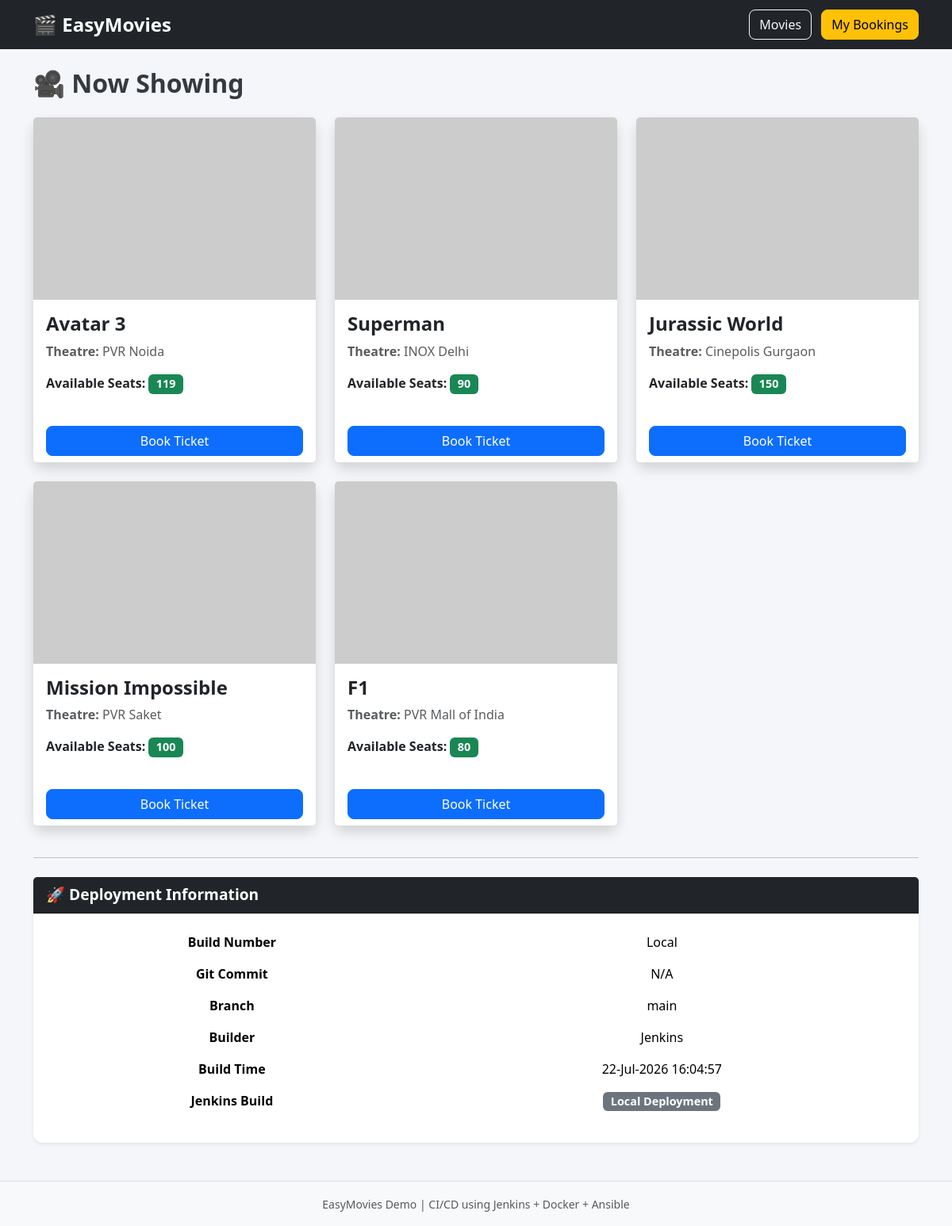
The page / on the database its author committed.
### tables this page shows
CREATE TABLE movies (
            id INTEGER PRIMARY KEY AUTOINCREMENT,
            name TEXT NOT NULL,
            theatre TEXT NOT NULL,
            available_seats INTEGER NOT NULL
        );

### app.py (the view)
@app.route("/")
def home():
    movies = get_movies()
    build_info = {
        "build_number": os.getenv("BUILD_NUMBER", "Local"),
        "branch": os.getenv("GIT_BRANCH", "main"),
        "git_commit": os.getenv("GIT_COMMIT", "N/A")[:7],
        "build_url": os.getenv("BUILD_URL", ""),
        "builder": os.getenv("BUILD_USER", "Jenkins"),
        "build_time": os.getenv(
            "BUILD_TIME",
            datetime.now().strftime("%d-%b-%Y %H:%M:%S")
        )
    }
    return render_template(
        "index.html",
        movies=movies,
        build_info=build_info
    )

### database.py (called while the page is built)
def get_connection():
    conn = sqlite3.connect(DB_NAME)
    conn.row_factory = sqlite3.Row
    return conn

def get_movies():
    conn = get_connection()
    movies = conn.execute(
        "SELECT * FROM movies ORDER BY id"
    ).fetchall()
    conn.close()
    return movies

### templates/index.html
{% extends "base.html" %}
{% block content %}
<h2 class="mb-4">
    🎥 Now Showing
</h2>
<div class="row">
    {% for movie in movies %}
    <div class="col-md-4 mb-4">
        <div class="card shadow h-100">
            <img src="https://picsum.photos/400/250?random={{ movie.id }}"
                 class="card-img-top"
                 alt="Movie">
            <div class="card-body">
                <h4 class="card-title">
                    {{ movie.name }}
                </h4>
                <p class="text-muted">
                    <strong>Theatre:</strong>
                    {{ movie.theatre }}
                </p>
                <p>
                    <strong>Available Seats:</strong>
                    <span class="badge bg-success">
                        {{ movie.available_seats }}
                    </span>
                </p>
            </div>
            <div class="card-footer bg-white border-0">
                {% if movie.available_seats > 0 %}
                <a href="/book/{{ movie.id }}"
                   class="btn btn-primary w-100">
                    Book Ticket
                </a>
                {% else %}
                <button class="btn btn-secondary w-100" disabled>
                    House Full
                </button>
                {% endif %}
            </div>
        </div>
    </div>
    {% endfor %}
</div>
<hr>
<div class="card mt-4 shadow-sm">
    <div class="card-header bg-dark text-white">
        🚀 Deployment Information
    </div>
    <div class="card-body">
        <table class="table table-borderless">
            <tr>
                <th>Build Number</th>
                <td>{{ build_info.build_number }}</td>
            </tr>
            <tr>
                <th>Git Commit</th>
                <td>{{ build_info.git_commit }}</td>
            </tr>
            <tr>
                <th>Branch</th>
                <td>{{ build_info.branch }}</td>
            </tr>
            <tr>
                <th>Builder</th>
                <td>{{ build_info.builder }}</td>
            </tr>
            <tr>
                <th>Build Time</th>
                <td>{{ build_info.build_time }}</td>
            </tr>
            <tr>
                <th>Jenkins Build</th>
                <td>
                {% if build_info.build_url %}
                <a href="{{ build_info.build_url }}"
                target="_blank"
                class="btn btn-sm btn-success">
                    View Jenkins Build
                </a>
                {% else %}
                <span class="badge bg-secondary">Local Deployment</span>
                {% endif %}
                </td>
            </tr>
        </table>
    </div>
</div>
{% endblock %}

### templates/base.html (shortened to what this page needs)
<!DOCTYPE html>
<html lang="en">
<head>
    <link href="https://cdn.jsdelivr.net/npm/bootstrap@5.3.3/dist/css/bootstrap.min.css"
          rel="stylesheet">
    <link rel="stylesheet"
          href="{{ url_for('static', filename='style.css') }}">
</head>
<body>
<nav class="navbar navbar-expand-lg navbar-dark bg-dark">
    <div class="container">
        <a class="navbar-brand fw-bold"
           href="/">
            🎬 EasyMovies
        </a>
        <div>
            <a href="/"
               class="btn btn-outline-light me-2">
                Movies
            </a>
            <a href="/bookings"
               class="btn btn-warning">
                My Bookings
            </a>
        </div>
    </div>
</nav>
<div class="container mt-4">
    {% block content %}
    {% endblock %}
</div>
<footer class="bg-light mt-5 py-3">
    <div class="container text-center">
        <small class="text-muted">
            EasyMovies Demo |
            CI/CD using Jenkins + Docker + Ansible
        </small>
    </div>
</footer>
</body>
</html>

### static/style.css (style rules this page uses)
body { background-color: #f4f6f9; }
.navbar-brand { font-size: 1.5rem; }
.card { border: none; border-radius: 12px; transition: all 0.3s ease; }
.card-img-top { height: 230px; object-fit: cover; }
.card-title { font-weight: bold; }
.btn { border-radius: 8px; }
.table { background: white; }
.table th { text-align: center; }
.table td { vertical-align: middle; text-align: center; }
.badge { font-size: 0.9rem; }
footer { margin-top: 60px; border-top: 1px solid #ddd; }
footer small { font-size: 14px; }
.card-header { font-size: 1.2rem; font-weight: bold; }
h2 { font-weight: bold; color: #343a40; }

### rows shown on the page
movies: name "Avatar 3", theatre "PVR Noida", available_seats "119"
movies: name "Superman", theatre "INOX Delhi", available_seats "90"
movies: name "Jurassic World", theatre "Cinepolis Gurgaon", available_seats "150"
movies: name "Mission Impossible", theatre "PVR Saket", available_seats "100"
movies: name "F1", theatre "PVR Mall of India", available_seats "80"

### other values the page prints
{{ build_info.build_number }} "Local"
{{ build_info.git_commit }} "N/A"
{{ build_info.branch }} "main"
{{ build_info.builder }} "Jenkins"
{{ build_info.build_time }} "22-Jul-2026 16:04:57"
